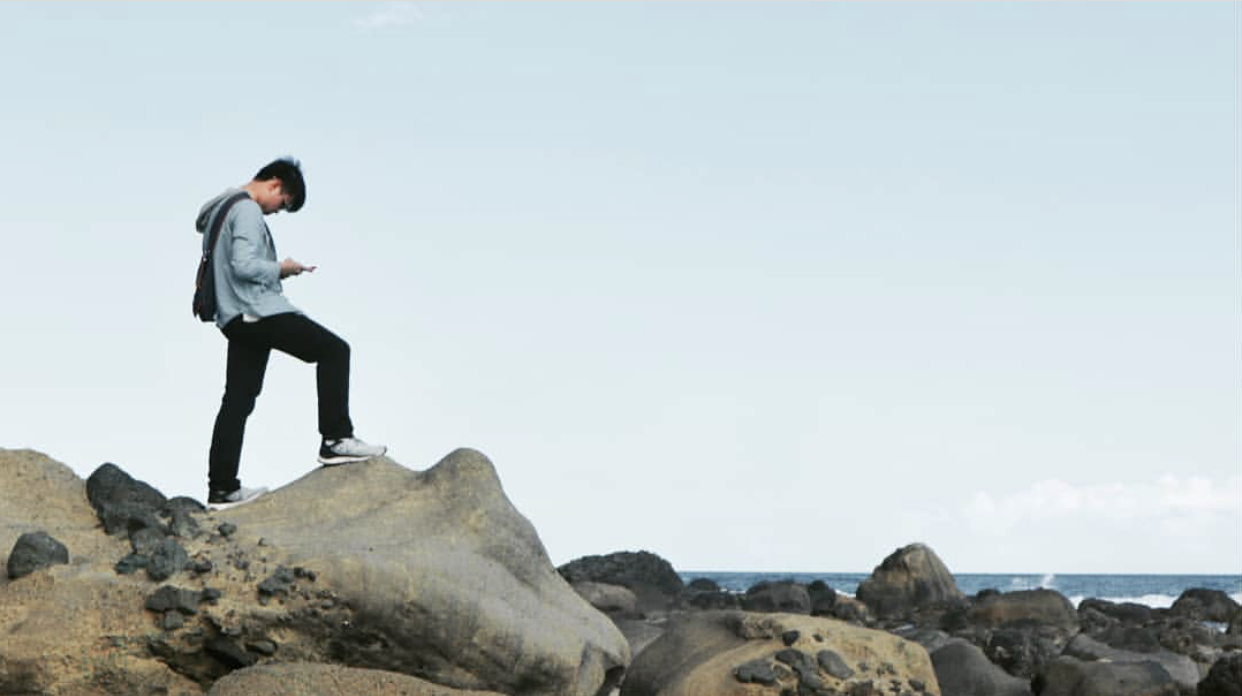
#> input picture testdata/outcrop.jpg, 1242 x 696 px
$ jupyter execute 'Day21_魔術棒工具_magic_wand_tool.ipynb'
#> lines starting #> are read from the running program, lines starting #| are printed output that depends on the picture; after the words box and inside, x2 and y2 are one past the last pixel; in counts of white or black regions, pixels touching at a corner belong together
#> further down, origin_img is the input picture: shape (696, 1242, 3); mean B, G, R 198.5, 197.3, 188.1
[cell 1]
import cv2
import numpy as np
import matplotlib.pyplot as plt
import glob
from IPython.display import clear_output

[cell 2]
def show_img(img):
    plt.style.use('dark_background')
    image_rgb = cv2.cvtColor(img, cv2.COLOR_BGR2RGB)
    plt.imshow(image_rgb)
#> (this line was passed over: IPython is not available in this run)
    plt.show()

[cell 3]
def convert_BGR2RGB(img):
    return cv2.cvtColor(img, cv2.COLOR_BGR2RGB)

[cell 4]
def floodfill(img, seed=(0, 0), loDiff=40, upDiff=30):

#> called with seed = (0, 0), loDiff = 40, upDiff = 30
    copyimg = img.copy()
    copyimg2 = img.copy()
    h, w = img.shape[:2]
    mask = np.zeros([h+2, w+2], np.uint8)
    cv2.floodFill(copyimg, mask, seed, (0, 255, 255), (loDiff, loDiff, loDiff), (upDiff, upDiff, upDiff), cv2.FLOODFILL_FIXED_RANGE)
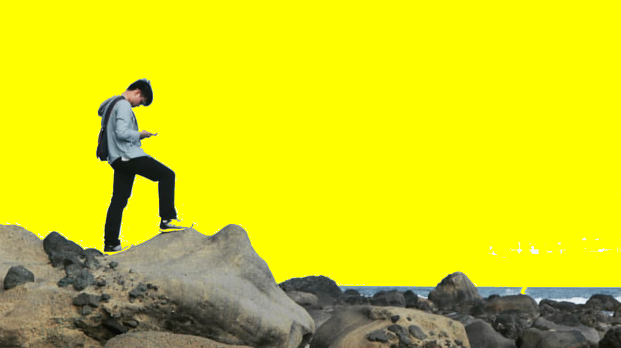
#> copyimg: shape (696, 1242, 3) (shown at 1/2 size); mean B, G, R 25.9, 214.1, 214.1
    print("floodFill (for demo show):")
    show_img(copyimg)

    mask = np.zeros([h+2, w+2], np.uint8)
    cv2.floodFill(copyimg2, mask, seed, (0, 0, 0), (loDiff, loDiff, loDiff), (upDiff, upDiff, upDiff), cv2.FLOODFILL_FIXED_RANGE)
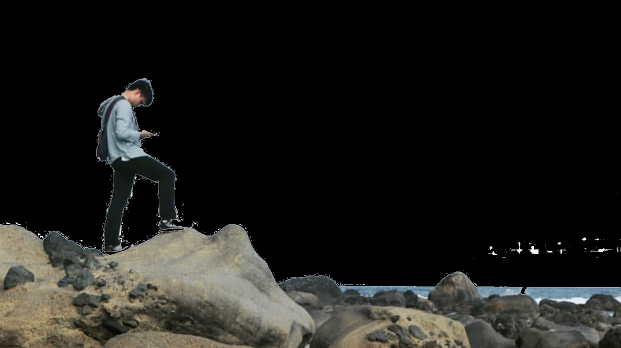
#> copyimg2: shape (696, 1242, 3) (shown at 1/2 size); mean B, G, R 25.9, 28.8, 28.9
    print("floodFill (for crop):")
    show_img(copyimg2)

    # Now create a mask of logo and create its inverse mask also
    img2gray = cv2.cvtColor(copyimg2,cv2.COLOR_BGR2GRAY)
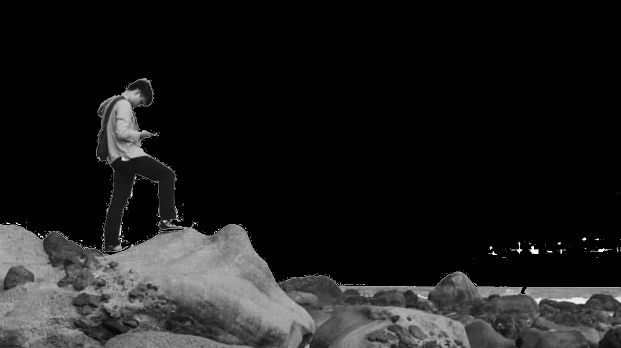
#> img2gray: shape (696, 1242) (shown at 1/2 size); min 0, max 253, mean 28.5
    ret, mask = cv2.threshold(img2gray, 1, 255, cv2.THRESH_BINARY)
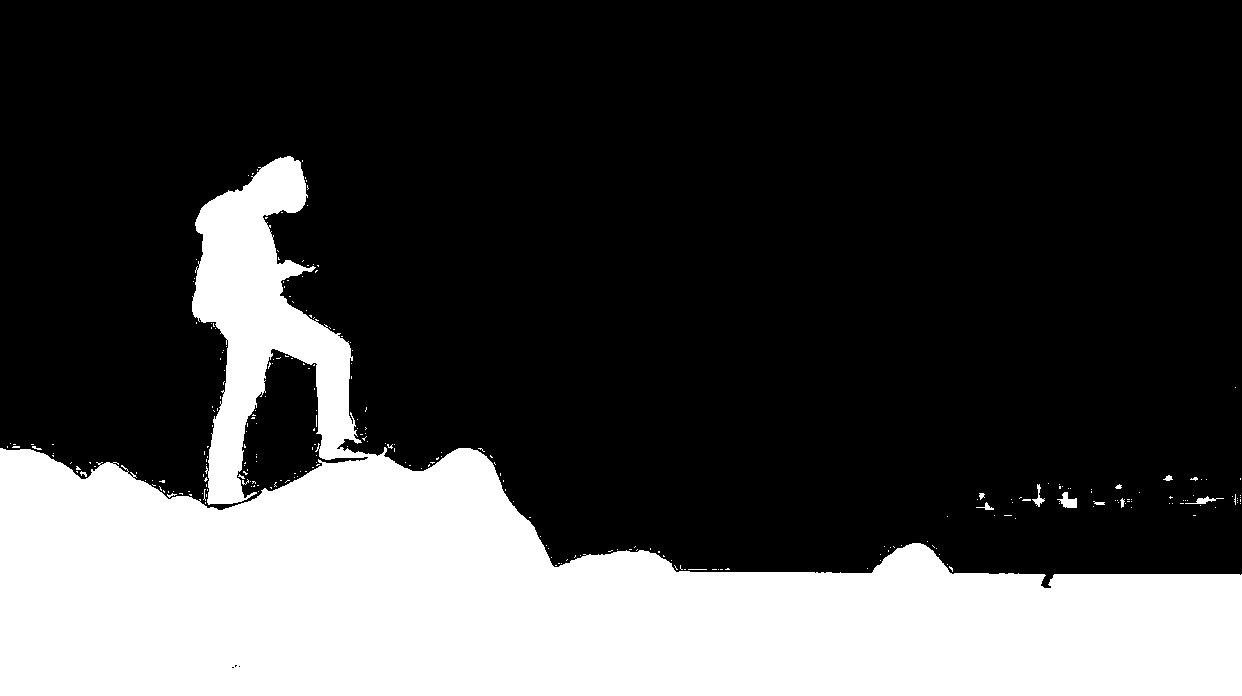
#> mask: shape (696, 1242); 27.3% white; 278 white regions (266 under 20 px), largest, box (x1, y1, x2, y2) and area: (0, 156, 1242, 696) 234904, (1057, 492, 1077, 508) 177, (1185, 496, 1224, 504) 105

    print("mask (人白，黑背景):")
    show_img(mask)
    mask2 = mask

    roi = mask2[400:550, 950:w] # roi_y, roi_x
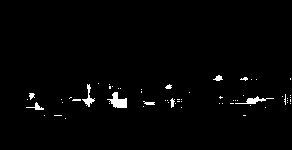
#> roi: shape (150, 292); 1.6% white; 61 white regions (52 under 20 px), largest, box (x1, y1, x2, y2) and area: (107, 92, 127, 108) 177, (235, 96, 274, 104) 105, (82, 84, 95, 107) 93
    roi[np.where(roi > 254)] = 0
#> roi: shape (150, 292); 1.59% of pixels changed, all inside (x1, y1, x2, y2) = (26, 75, 291, 119)
    mask2[400:550, 950:w] = roi
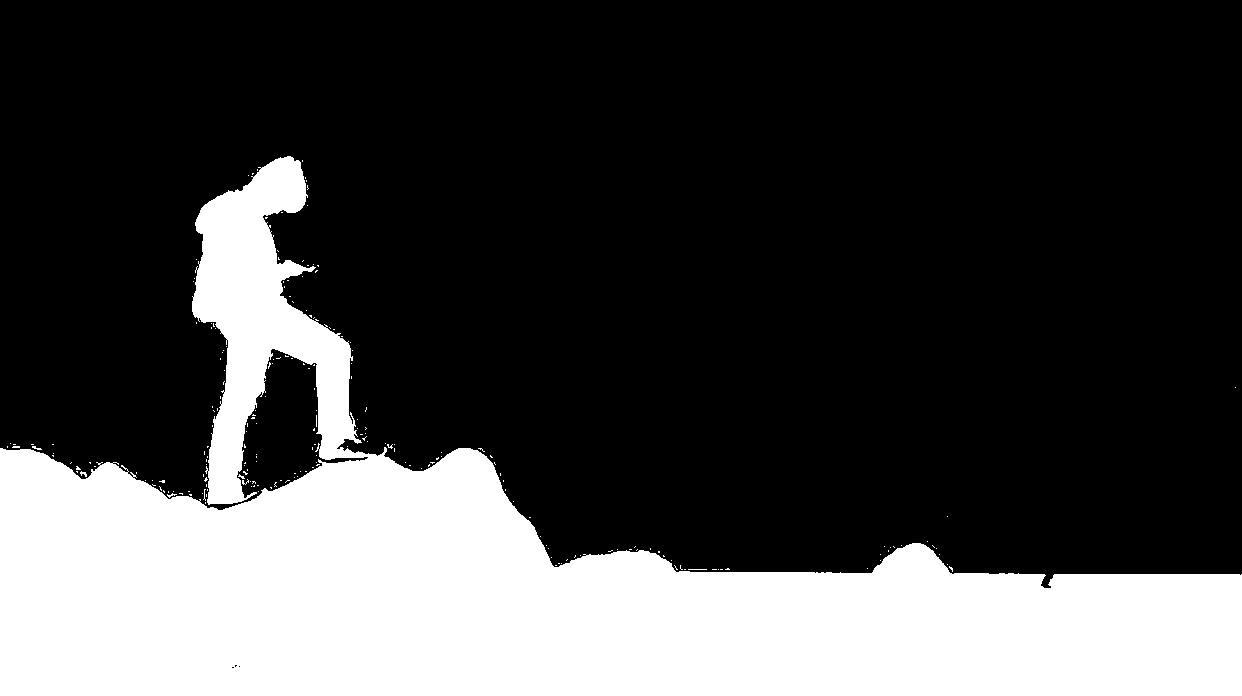
#> mask2: shape (696, 1242); 27.3% white; 217 white regions (214 under 20 px), largest, box (x1, y1, x2, y2) and area: (0, 156, 1242, 696) 234904, (80, 471, 87, 477) 22, (32, 446, 42, 450) 20

    print("手動去不要的部分:")
    show_img(mask2)

    print("mask (人黑，白背景):")
    mask_inv = cv2.bitwise_not(mask2)
    show_img(mask_inv)


    # 展示全部結果

    titles = ['Origin picture', 'floodFill (for demo show)','floodFill (for crop)',
              'mask (black background)', 'delete some noise','mask (write background)']

    images = [img, copyimg, copyimg2,
              mask, mask2, mask_inv]

    plt.figure(figsize=(15,8))
#> (this line was passed over: IPython is not available in this run)
    h = 2
    w = 3
    for i in range(h):
        plt.subplot(h,w,i*w+1)
        plt.imshow(convert_BGR2RGB(images[i*w]))
        plt.title(titles[i*w])

        plt.subplot(h,w,i*w+2)
        plt.imshow(convert_BGR2RGB(images[i*w+1]))
        plt.title(titles[i*w+1])

        plt.subplot(h,w,i*w+3)
        plt.imshow(convert_BGR2RGB(images[i*w+2]))
        plt.title(titles[i*w+2])

    plt.show()

[cell 5]
def img_processing(img):
    floodfill(img, seed=(0, 0), loDiff=40, upDiff=30)

[cell 6]
file_name = "./testdata/outcrop.jpg"
origin_img = cv2.imread(file_name)
print("Origin image:")
show_img(origin_img)

img_processing(origin_img)

$ run again, with testdata/beach.jpg copied over testdata/outcrop.jpg
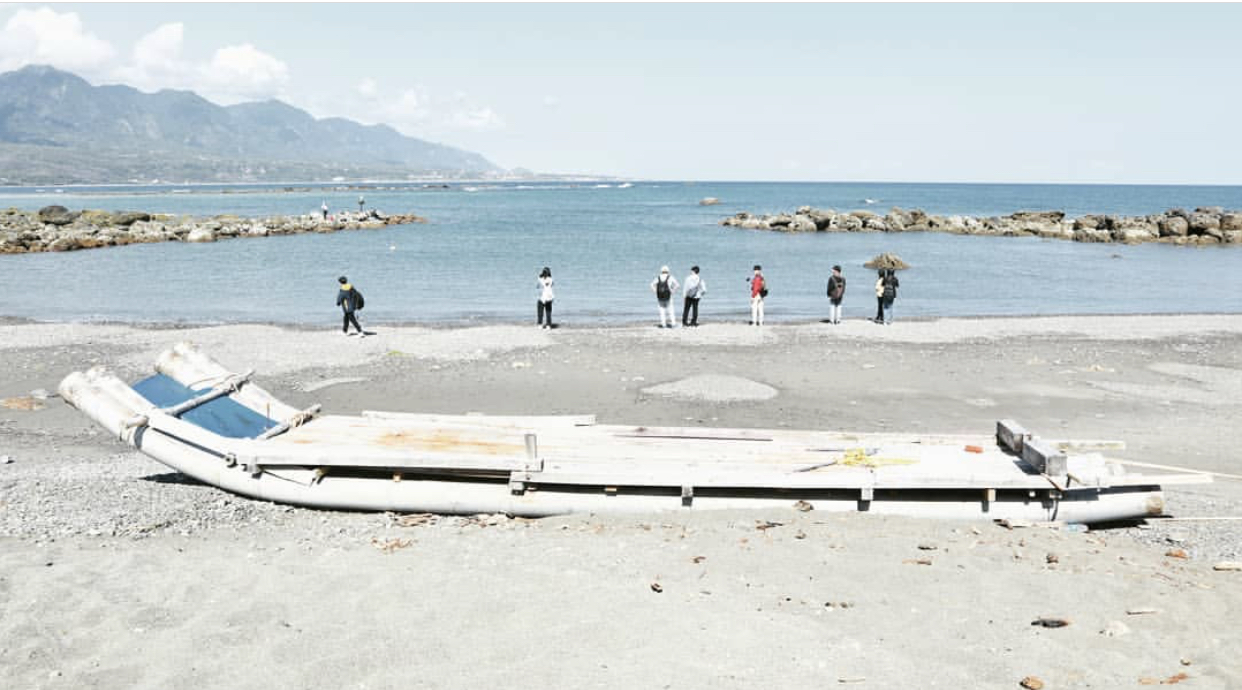
#> input picture testdata/beach.jpg, 1242 x 690 px
#> origin_img is the input picture: shape (690, 1242, 3); mean B, G, R 210.1, 209.7, 202.7
#> copyimg: shape (690, 1242, 3); 17.25% of pixels changed, all inside (x1, y1, x2, y2) = (0, 0, 1242, 184)
#> in floodfill, `ret, mask = cv2.threshold(img2gray, 1, 255, cv2.THRESH_BINARY)`:
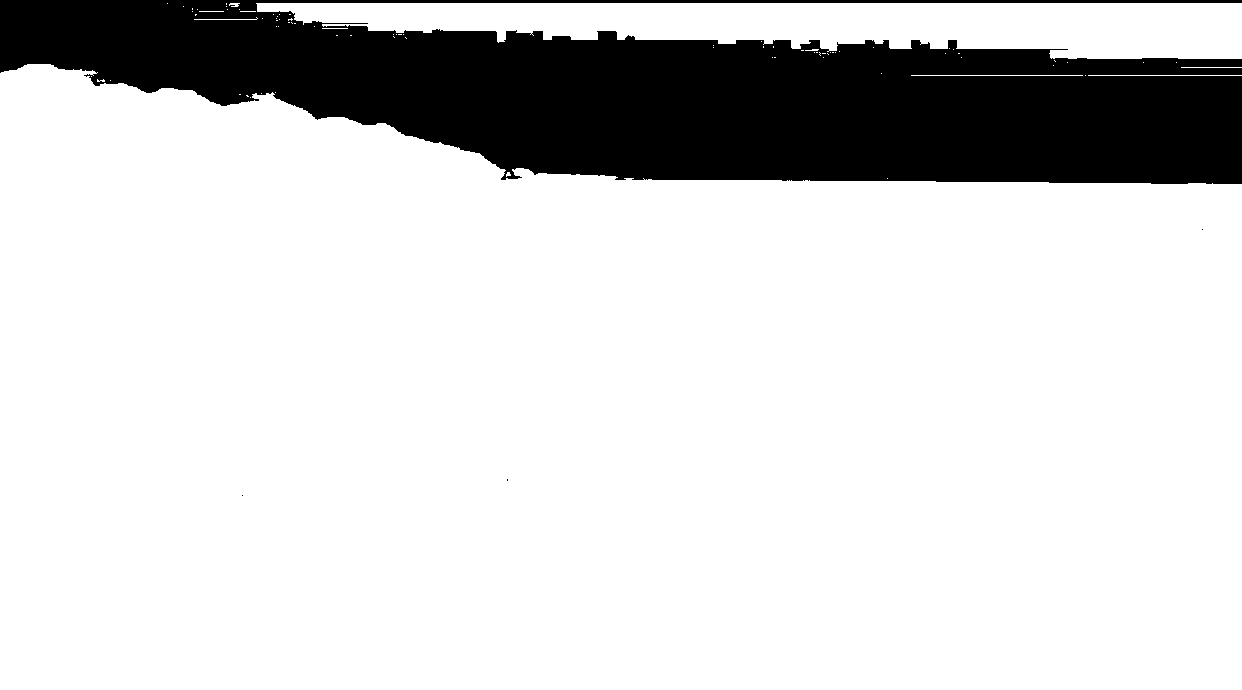
#> mask: shape (690, 1242); 82.7% white; 4 black regions (3 under 20 px), largest, box (x1, y1, x2, y2) and area: (0, 0, 1242, 184) 147866
#> in floodfill, `mask2[400:550, 950:w] = roi`:
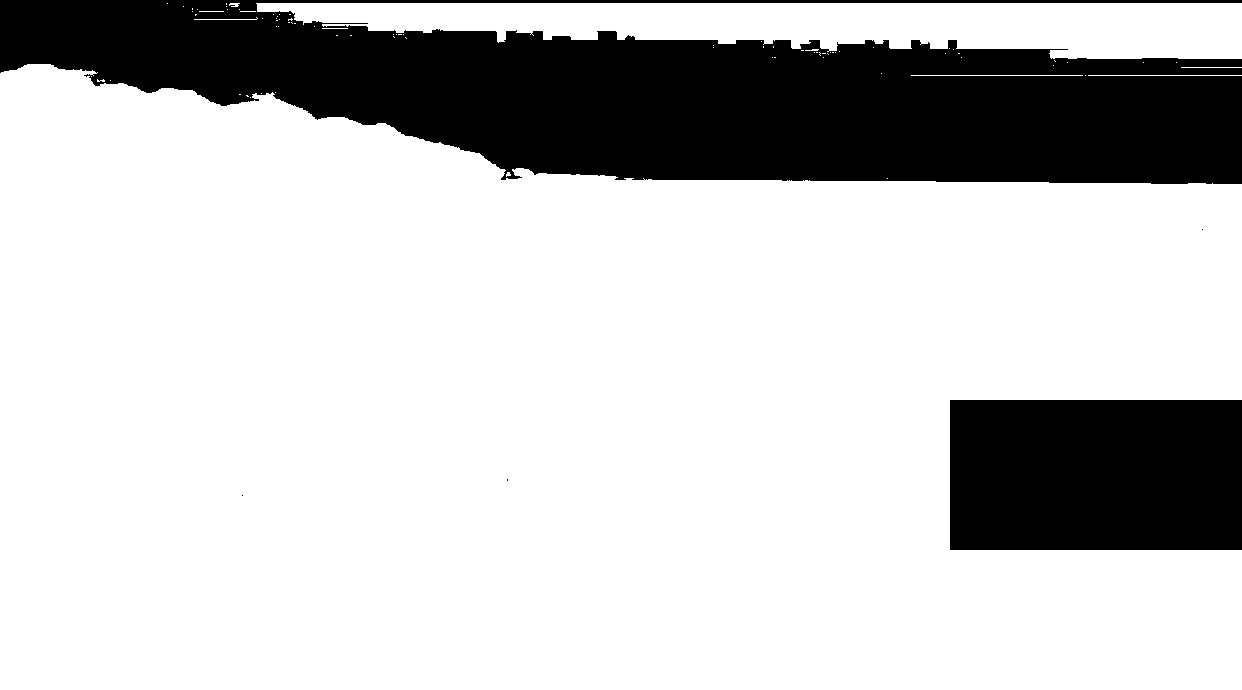
#> mask2: shape (690, 1242); 77.6% white; 5 black regions (3 under 20 px), largest, box (x1, y1, x2, y2) and area: (0, 0, 1242, 184) 147866, (950, 400, 1242, 550) 43800
